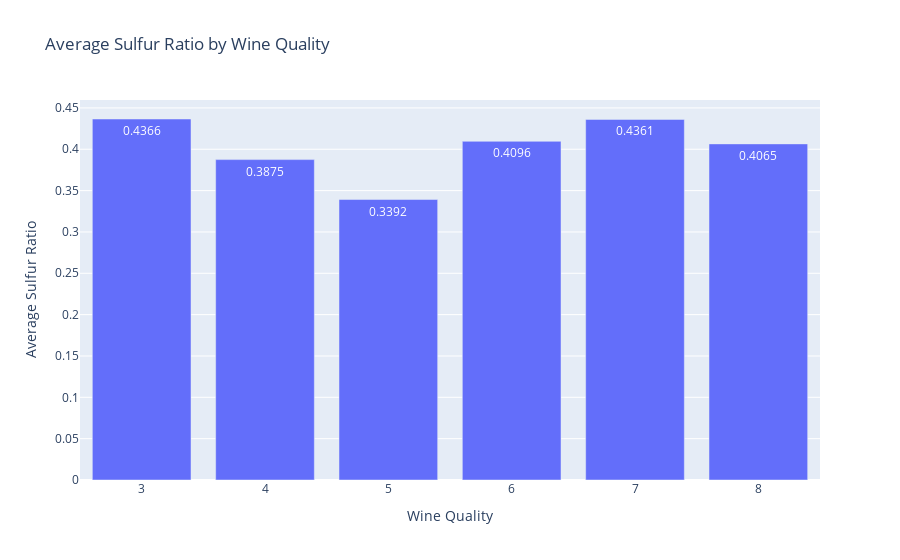

Write notebook code for a chart like this one.
### Markdown cell above
Hipotesis 2 - Las propiedades f/q que más influyen en la calidad del vino son el contenido de alcohol y la acidéz volátil

Hipotesis 3 - ¿¿Cómo influencia el sulfur ratio en la calidad del vino?

### Code cell
import plotly.express as px

# Step 1: Create the sulfur_ratio variable (rounded to 4 decimal places)
df["sulfur_ratio"] = (df["free sulfur dioxide"] / df["total sulfur dioxide"]).round(4)

# Step 2: Group by quality and compute mean, min, and max sulfur_ratio (rounded)
sulfur_stats = df.groupby("quality")["sulfur_ratio"].agg(
    avg_sulfur_ratio=lambda x: round(x.mean(), 4),
    min_sulfur_ratio=lambda x: round(x.min(), 4),
    max_sulfur_ratio=lambda x: round(x.max(), 4)
).reset_index()

# Step 3: Create an interactive bar chart
fig = px.bar(
    sulfur_stats, 
    x="quality", 
    y="avg_sulfur_ratio",
    text="avg_sulfur_ratio",
    hover_data=["min_sulfur_ratio", "max_sulfur_ratio"],
    title="Average Sulfur Ratio by Wine Quality",
    labels={"avg_sulfur_ratio": "Average Sulfur Ratio", "quality": "Wine Quality"}
)

# Show the interactive chart
fig.show()

### Figure 1 — Plotly figure (JSON) as saved in the notebook; plotly's stock layout.template omitted (floating-point values rounded to 4 significant figures)
{"data": [{"alignmentgroup": "True", "customdata": [[0.2128, 0.7083], [0.0531, 0.7083], [0.0806, 0.7826], [0.0227, 0.8571], [0.1315, 0.7429], [0.1364, 0.7556]], "hovertemplate": "Wine Quality=%{x}<br>Average Sulfur Ratio=%{text}<br>min_sulfur_ratio=%{customdata[0]}<br>max_sulfur_ratio=%{customdata[1]}<extra></extra>", "legendgroup": "", "marker": {"color": "#636efa", "pattern": {"shape": ""}}, "name": "", "offsetgroup": "", "orientation": "v", "showlegend": false, "text": [0.4366, 0.3875, 0.3392, 0.4096, 0.4361, 0.4065], "textposition": "auto", "type": "bar", "x": [3, 4, 5, 6, 7, 8], "xaxis": "x", "y": [0.4366, 0.3875, 0.3392, 0.4096, 0.4361, 0.4065], "yaxis": "y"}], "layout": {"barmode": "relative", "legend": {"tracegroupgap": 0}, "title": {"text": "Average Sulfur Ratio by Wine Quality"}, "xaxis": {"anchor": "y", "domain": [0, 1], "title": {"text": "Wine Quality"}}, "yaxis": {"anchor": "x", "domain": [0, 1], "title": {"text": "Average Sulfur Ratio"}}}}
